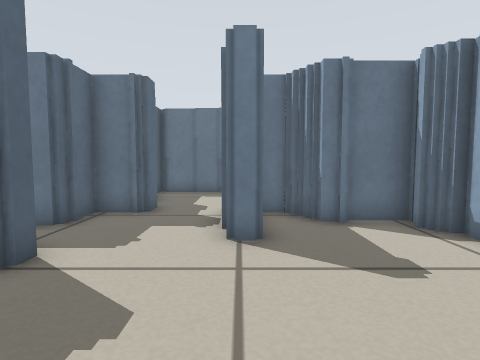
view 1 (above)

24 first-person views from a walk through a world built for the Player/Stage simulator. The camera is 0.39 m above the floor, tilts 4° down and sees 80° across. The lines on the ground mark 1 m squares. The floor is counted in squares, 0.25 m on a side. Each view is taken from the middle of a square. On the plan, view 1 faces up. The plan holds only what a view shows up to about 14 squares ahead; the rest is blank. The place goes on beyond the plan. Robots are left out.

view 2
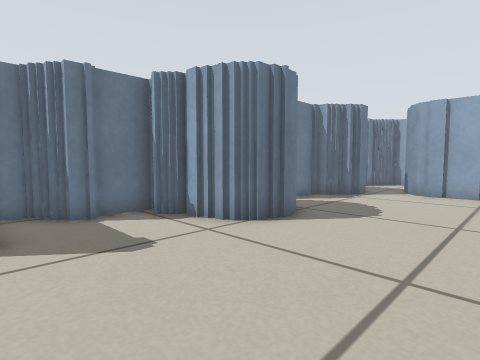

view 3
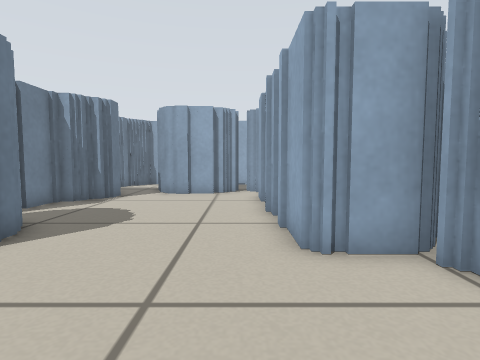

view 4
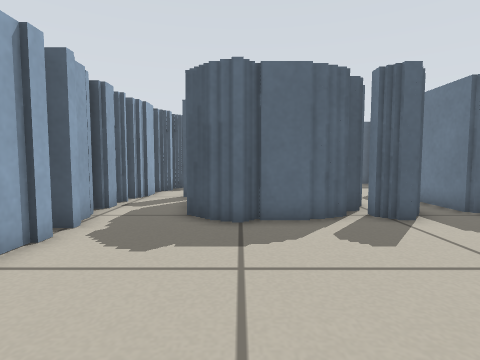

view 5
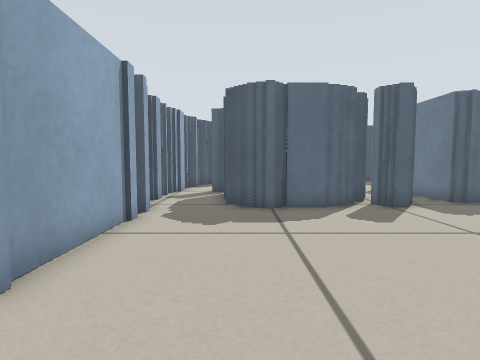

view 6
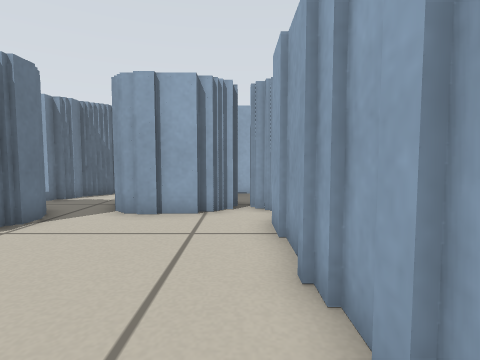

view 7
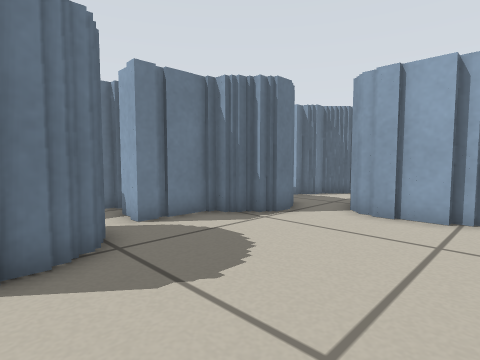

view 8
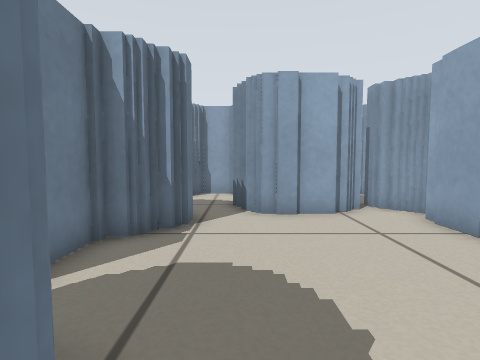

view 9
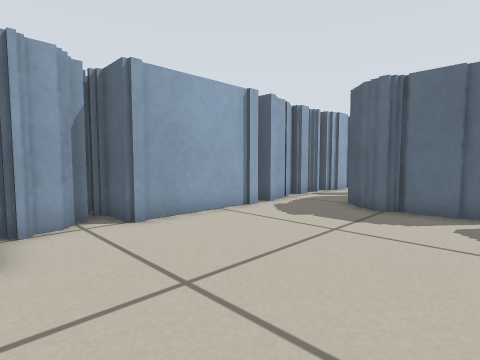

view 10
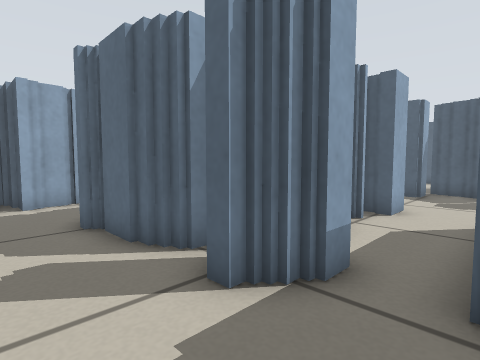

view 11
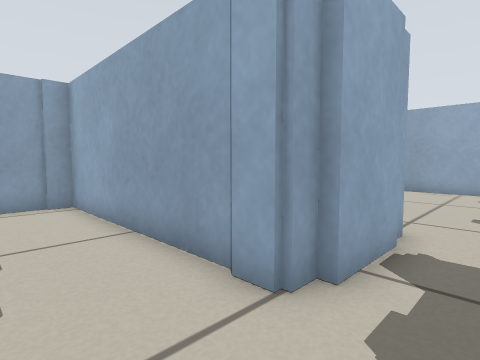

view 12
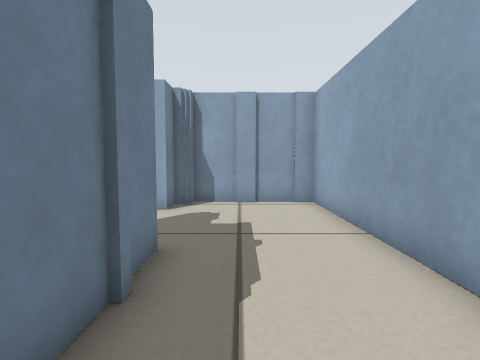

view 13
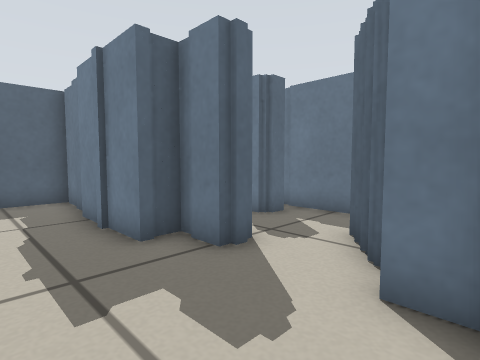

view 14
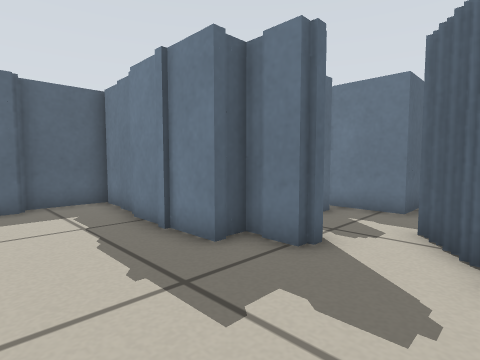

view 15
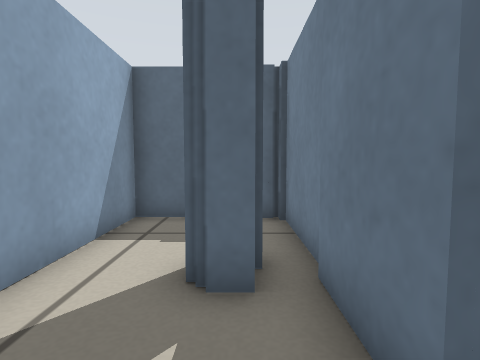

view 16
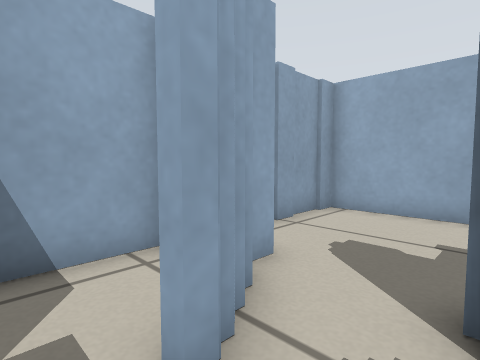

view 17
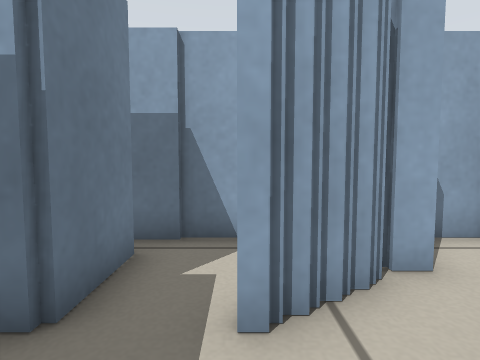

view 18
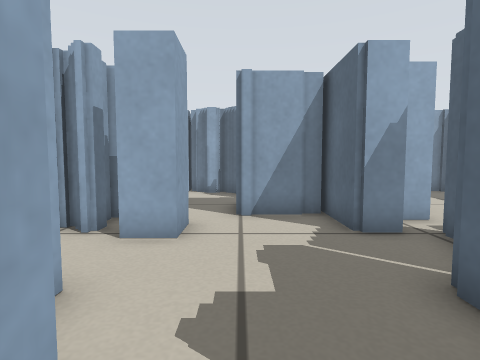

view 19
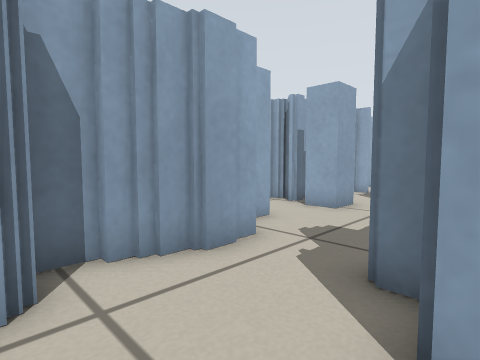

view 20
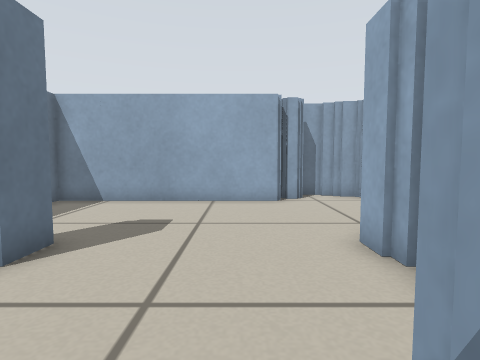

view 21
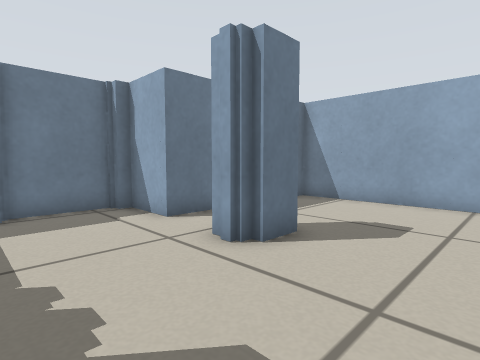

view 22
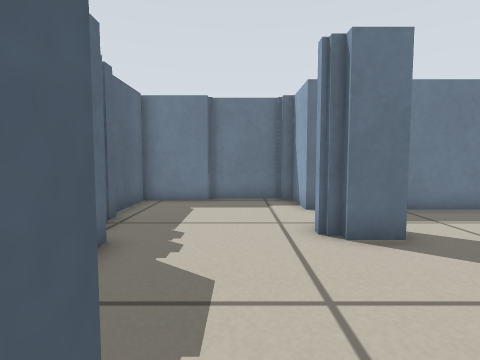

view 23
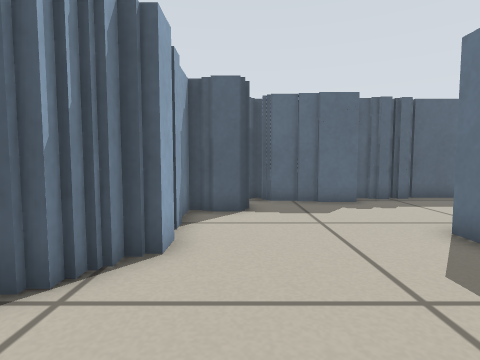

view 24
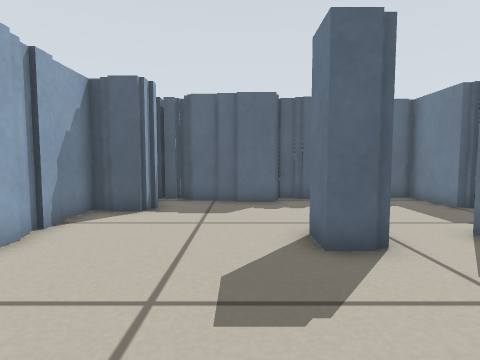

### Floor plan
Key: @ floor where view 1 was taken; # wall or solid block; . floor.
Columns run from 25 left of view 1 to 19 right of it. Each row starts with its distance up from view 1.
 24 #######
 23 #.....#
 22 #.....########
 21 #............#
 20 #.....##.....#
 19 #.....##.....#         ############
 18 ##....##.....#             ##.....#
 17  #...........#          .......#..#
 16  #...........#         #.......#..#
 15 ##...........#         #######.####
 14 ####.........#       #########..###
 13    #.###.....##      #...####.....#
 12    ######.....##     #............#
 11         ###...##     ##...........#
 10           ##..#      ##.......... #
  9            #..#      ##..###########
  8             ..##     ##..#####
  7          ## ...#  ####...#.###     #
  6          #...............#...##  #####   .###
  5          #..........##........#  #...####...#
  4          ##...########........####..........#
  3          ## ..####  ##..................## .#
  2           ####..##   ##................##
  1           #   ..     ##................##
  0               ..     ##..@..............#
 -1               ..#    ##.................##..#
 -2               .. ###...........########## ..#
 -3              #.................#            #
 -4              ######.#########.##
 -5                  ####  #    ####

Positions as (right, up) in squares from view 1, and headings:
1: (0, 0), facing up
2: (0, -1), facing up-right
3: (1, -1), facing right
4: (4, 0), facing left
5: (6, -1), facing left
6: (6, -1), facing right
7: (6, -1), facing up-right
8: (6, 3), facing right
9: (6, 3), facing down-left
10: (-1, 7), facing down-left
11: (-2, 12), facing down-right
12: (-2, 12), facing right
13: (8, 11), facing up-left
14: (7, 10), facing up-left
15: (6, 18), facing left
16: (4, 18), facing down-right
17: (3, 17), facing right
18: (-12, 10), facing down
19: (-15, 13), facing down-right
20: (-23, 15), facing right
21: (-23, 15), facing up-right
22: (-21, 13), facing up
23: (-13, 14), facing left
24: (-13, 17), facing left
